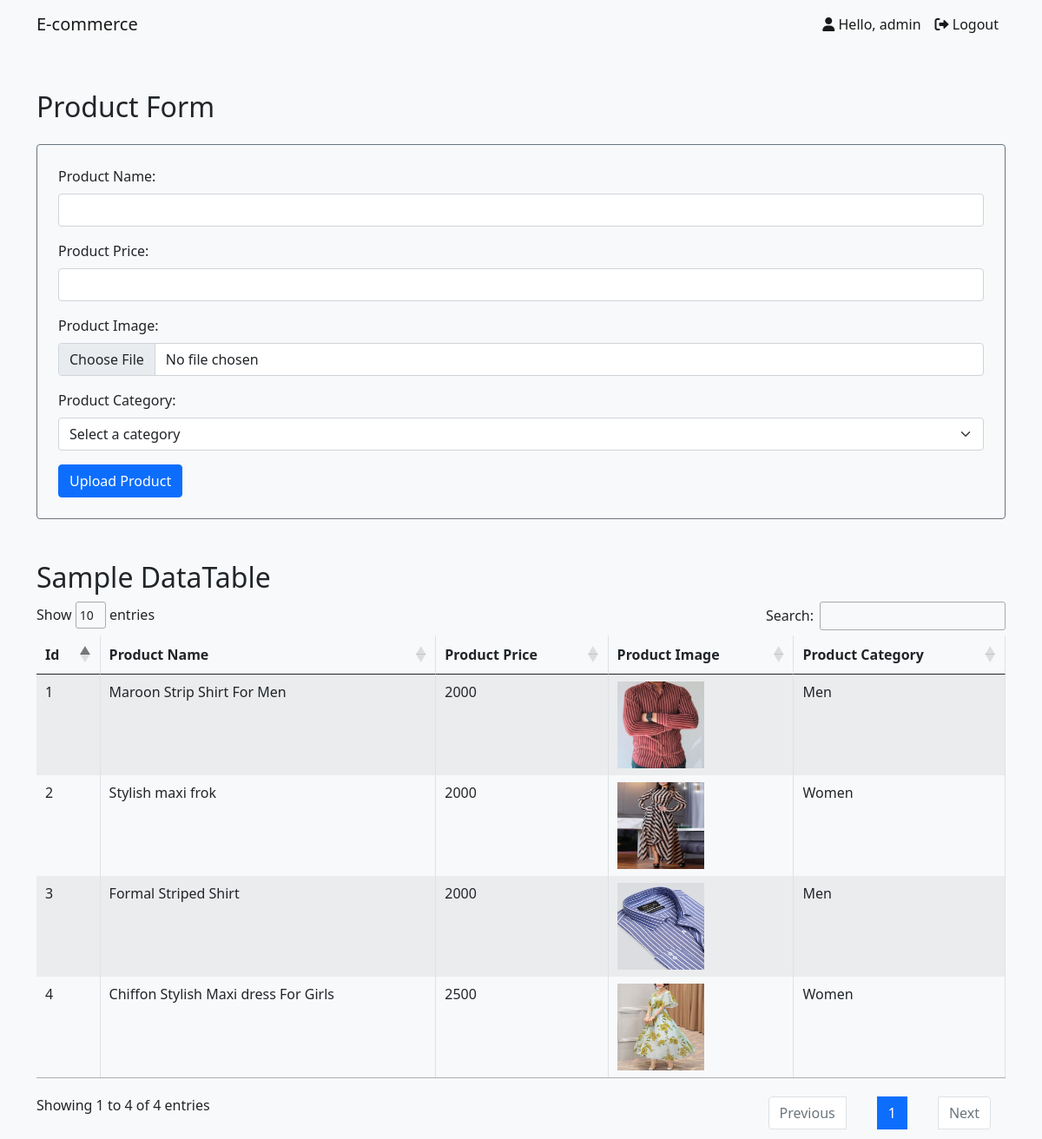
/admin/products.php, run on the app's committed database.
### tables this page shows
CREATE TABLE `tblproduct` (
  `productid` int(11) NOT NULL,
  `productName` varchar(100) NOT NULL,
  `productPrice` varchar(100) NOT NULL,
  `productImage` varchar(200) NOT NULL,
  `productCategory` varchar(100) NOT NULL
);

### admin/products.php (the view, shortened to what this page needs)
<?php
include("database/dbconn.php");
include("includes/header.php");
?>
<div class="container mt-5">
    <h2 class="mb-4">Product Form</h2>
    <div class="border border-1 border-secondary rounded p-4">
        <form action="code.php" method="post" enctype="multipart/form-data">
            <div class="mb-3">
                <label for="product-name" class="form-label">Product Name:</label>
                <input type="text" class="form-control"  name="product_name" required>
            </div>
            <div class="mb-3">
                <label for="product-price" class="form-label">Product Price:</label>
                <input type="number" class="form-control"  name="product_price" step="0.01" required>
            </div>
            <div class="mb-3">
                <label for="product-image" class="form-label">Product Image:</label>
                <input type="file" class="form-control"  name="product_image" accept="image/*" required>
            </div>
            <div class="mb-3">
                <label for="product-category" class="form-label">Product Category:</label>
                <select class="form-select"  name="product_category" required>
                    <option value="" disabled selected>Select a category</option>
                </select>
            </div>
            <button type="submit" class="btn btn-primary" name="btn_upload">Upload Product</button>
        </form>
    </div>
</div>
<div class="container mt-5">
    <h2>Sample DataTable</h2>
    <table id="example" class="table table-striped table-bordered" style="width:100%">
        <thead>
            <tr>
                <th>Id</th>
                <th>Product Name</th>
                <th>Product Price</th>
                <th>Product Image</th>
                <th>Product Category</th>
            </tr>
        </thead>
        <tbody>
            <?php
            $select_query = "SELECT * FROM `tblproduct`";
            $select_conn = mysqli_query($conn, $select_query);
            if ($select_conn) {
                $sno = 1;
                while ($row = mysqli_fetch_assoc($select_conn)) {
                    ?>
                    <tr>
                        <td><?php echo $sno; ?></td>
                        <td><?php echo htmlspecialchars($row['productName']); ?></td>
                        <td><?php echo htmlspecialchars($row['productPrice']); ?></td>
                        <td>
                            <img src="<?php echo htmlspecialchars($row['productImage']); ?>" height="100px" width="100px" alt="Product Image"></td>
                        <td><?php echo htmlspecialchars($row['productCategory']); ?></td>
                    </tr>
                    <?php
                    $sno++;
                }
            } else {
                echo "Error executing query: " . mysqli_error($conn);
            }
            ?>
        </tbody>
    </table>
</div>
<?php
include("includes/footer.php");
?>

### data on the page
tblproduct: productName "Maroon Strip Shirt For Men", productPrice "2000", productImage (picture), productCategory "Men"
tblproduct: productName "Stylish maxi frok", productPrice "2000", productImage (picture), productCategory "Women"
tblproduct: productName "Formal Striped Shirt", productPrice "2000", productImage (picture), productCategory "Men"
tblproduct: productName "Chiffon Stylish Maxi dress For Girls", productPrice "2500", productImage (picture), productCategory "Women"
